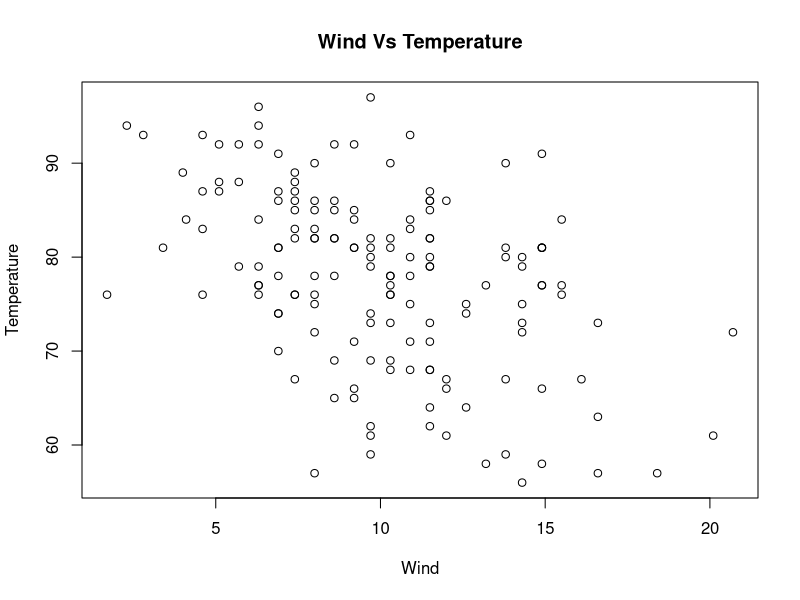
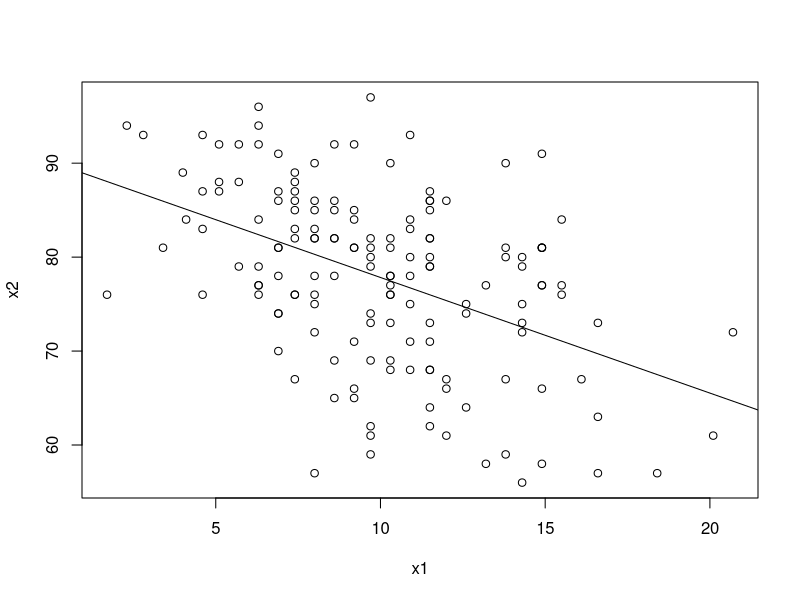

Write the R code that produced these figures, in order.
## ---- chunk 1
a<-airquality
summary(a)
b<-na.omit(a)

summary(b)

library(mice)
library(dplyr)
library(mi)
library(Hmisc)
Ozone=impute(a$Ozone,mean)
Solar=impute(a$Solar.R,mean)

a1=airquality$Ozone
a2=airquality$Solar.R
Wind=airquality$Wind
Temp=airquality$Temp
Month=airquality$Month
Day=airquality$Day

df=data.frame(Ozone,Solar,Wind,Temp,Month,Day)
df
summary(df)

new=df%>% select(Wind,Temp)
new

plot(x=new$Wind,y=new$Temp,xlab="Wind",ylab="Temperature",main="Wind Vs Temperature")

x1=new$Wind
x2=new$Temp
lm(x1~x2)

plot(x1,x2,abline(lm(x2~x1)))
